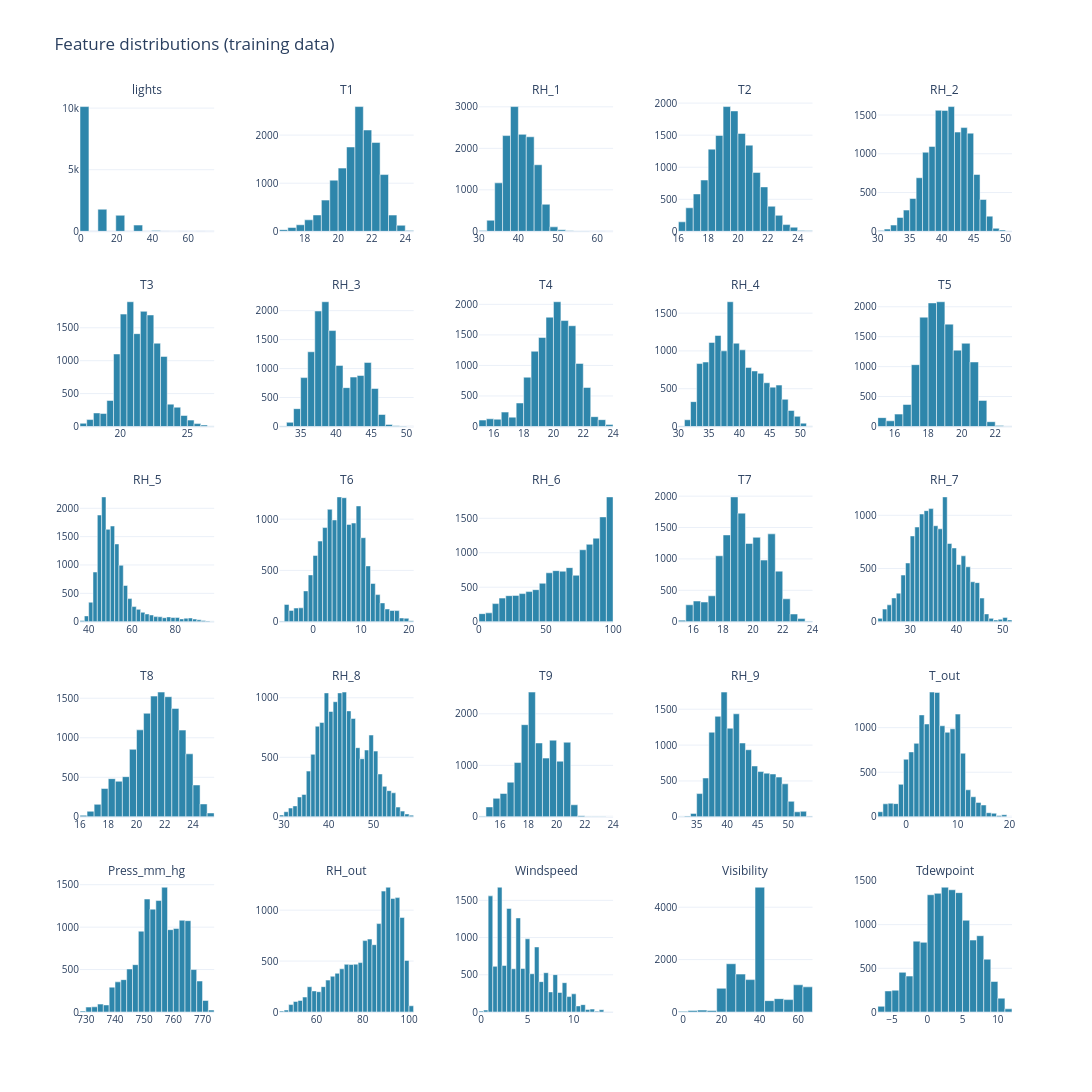

The code cell stored with this chart in its notebook:
### Markdown cell above
### B. Feature distributions

### Code cell
features = train_df.drop(columns=['date', 'Appliances', 'rv1', 'rv2'])

fig = px.histogram(features.melt(), x='value', facet_col='variable',
                   facet_col_wrap=5, nbins=30,
                   facet_col_spacing=0.07, facet_row_spacing=0.07,
                   width=1200, height=1300,
                   title='Feature distributions (training data)')
fig.update_traces(bingroup=None, marker_line_color='white', marker_line_width=0.5)
fig.update_xaxes(matches=None, showticklabels=True, title=None, tickfont_size=10)
fig.update_yaxes(matches=None, showticklabels=True, title=None, tickfont_size=10)
fig.for_each_annotation(lambda a: a.update(text=a.text.split('=')[-1]))
fig.update_layout(showlegend=False)
fig.show()

### Figure 1 — Plotly figure (JSON) as saved in the notebook; plotly's stock layout.template omitted (floating-point values rounded to 4 significant figures; data arrays with more than 128 entries replaced by an {"elided": "..."} marker saying what was removed)
{"data": [{"hovertemplate": "variable=lights<br>value=%{x}<br>count=%{y}<extra></extra>", "legendgroup": "", "marker": {"color": "#2E86AB", "line": {"color": "white", "width": 0.5}, "pattern": {"shape": ""}}, "name": "", "nbinsx": 30, "orientation": "v", "showlegend": false, "type": "histogram", "x": {"elided": "13814 float values"}, "xaxis": "x21", "yaxis": "y21"}, {"hovertemplate": "variable=T1<br>value=%{x}<br>count=%{y}<extra></extra>", "legendgroup": "", "marker": {"color": "#2E86AB", "line": {"color": "white", "width": 0.5}, "pattern": {"shape": ""}}, "name": "", "nbinsx": 30, "orientation": "v", "showlegend": false, "type": "histogram", "x": {"elided": "13814 float values"}, "xaxis": "x22", "yaxis": "y22"}, {"hovertemplate": "variable=RH_1<br>value=%{x}<br>count=%{y}<extra></extra>", "legendgroup": "", "marker": {"color": "#2E86AB", "line": {"color": "white", "width": 0.5}, "pattern": {"shape": ""}}, "name": "", "nbinsx": 30, "orientation": "v", "showlegend": false, "type": "histogram", "x": {"elided": "13814 float values"}, "xaxis": "x23", "yaxis": "y23"}, {"hovertemplate": "variable=T2<br>value=%{x}<br>count=%{y}<extra></extra>", "legendgroup": "", "marker": {"color": "#2E86AB", "line": {"color": "white", "width": 0.5}, "pattern": {"shape": ""}}, "name": "", "nbinsx": 30, "orientation": "v", "showlegend": false, "type": "histogram", "x": {"elided": "13814 float values"}, "xaxis": "x24", "yaxis": "y24"}, {"hovertemplate": "variable=RH_2<br>value=%{x}<br>count=%{y}<extra></extra>", "legendgroup": "", "marker": {"color": "#2E86AB", "line": {"color": "white", "width": 0.5}, "pattern": {"shape": ""}}, "name": "", "nbinsx": 30, "orientation": "v", "showlegend": false, "type": "histogram", "x": {"elided": "13814 float values"}, "xaxis": "x25", "yaxis": "y25"}, {"hovertemplate": "variable=T3<br>value=%{x}<br>count=%{y}<extra></extra>", "legendgroup": "", "marker": {"color": "#2E86AB", "line": {"color": "white", "width": 0.5}, "pattern": {"shape": ""}}, "name": "", "nbinsx": 30, "orientation": "v", "showlegend": false, "type": "histogram", "x": {"elided": "13814 float values"}, "xaxis": "x16", "yaxis": "y16"}, {"hovertemplate": "variable=RH_3<br>value=%{x}<br>count=%{y}<extra></extra>", "legendgroup": "", "marker": {"color": "#2E86AB", "line": {"color": "white", "width": 0.5}, "pattern": {"shape": ""}}, "name": "", "nbinsx": 30, "orientation": "v", "showlegend": false, "type": "histogram", "x": {"elided": "13814 float values"}, "xaxis": "x17", "yaxis": "y17"}, {"hovertemplate": "variable=T4<br>value=%{x}<br>count=%{y}<extra></extra>", "legendgroup": "", "marker": {"color": "#2E86AB", "line": {"color": "white", "width": 0.5}, "pattern": {"shape": ""}}, "name": "", "nbinsx": 30, "orientation": "v", "showlegend": false, "type": "histogram", "x": {"elided": "13814 float values"}, "xaxis": "x18", "yaxis": "y18"}, {"hovertemplate": "variable=RH_4<br>value=%{x}<br>count=%{y}<extra></extra>", "legendgroup": "", "marker": {"color": "#2E86AB", "line": {"color": "white", "width": 0.5}, "pattern": {"shape": ""}}, "name": "", "nbinsx": 30, "orientation": "v", "showlegend": false, "type": "histogram", "x": {"elided": "13814 float values"}, "xaxis": "x19", "yaxis": "y19"}, {"hovertemplate": "variable=T5<br>value=%{x}<br>count=%{y}<extra></extra>", "legendgroup": "", "marker": {"color": "#2E86AB", "line": {"color": "white", "width": 0.5}, "pattern": {"shape": ""}}, "name": "", "nbinsx": 30, "orientation": "v", "showlegend": false, "type": "histogram", "x": {"elided": "13814 float values"}, "xaxis": "x20", "yaxis": "y20"}, {"hovertemplate": "variable=RH_5<br>value=%{x}<br>count=%{y}<extra></extra>", "legendgroup": "", "marker": {"color": "#2E86AB", "line": {"color": "white", "width": 0.5}, "pattern": {"shape": ""}}, "name": "", "nbinsx": 30, "orientation": "v", "showlegend": false, "type": "histogram", "x": {"elided": "13814 float values"}, "xaxis": "x11", "yaxis": "y11"}, {"hovertemplate": "variable=T6<br>value=%{x}<br>count=%{y}<extra></extra>", "legendgroup": "", "marker": {"color": "#2E86AB", "line": {"color": "white", "width": 0.5}, "pattern": {"shape": ""}}, "name": "", "nbinsx": 30, "orientation": "v", "showlegend": false, "type": "histogram", "x": {"elided": "13814 float values"}, "xaxis": "x12", "yaxis": "y12"}, {"hovertemplate": "variable=RH_6<br>value=%{x}<br>count=%{y}<extra></extra>", "legendgroup": "", "marker": {"color": "#2E86AB", "line": {"color": "white", "width": 0.5}, "pattern": {"shape": ""}}, "name": "", "nbinsx": 30, "orientation": "v", "showlegend": false, "type": "histogram", "x": {"elided": "13814 float values"}, "xaxis": "x13", "yaxis": "y13"}, {"hovertemplate": "variable=T7<br>value=%{x}<br>count=%{y}<extra></extra>", "legendgroup": "", "marker": {"color": "#2E86AB", "line": {"color": "white", "width": 0.5}, "pattern": {"shape": ""}}, "name": "", "nbinsx": 30, "orientation": "v", "showlegend": false, "type": "histogram", "x": {"elided": "13814 float values"}, "xaxis": "x14", "yaxis": "y14"}, {"hovertemplate": "variable=RH_7<br>value=%{x}<br>count=%{y}<extra></extra>", "legendgroup": "", "marker": {"color": "#2E86AB", "line": {"color": "white", "width": 0.5}, "pattern": {"shape": ""}}, "name": "", "nbinsx": 30, "orientation": "v", "showlegend": false, "type": "histogram", "x": {"elided": "13814 float values"}, "xaxis": "x15", "yaxis": "y15"}, {"hovertemplate": "variable=T8<br>value=%{x}<br>count=%{y}<extra></extra>", "legendgroup": "", "marker": {"color": "#2E86AB", "line": {"color": "white", "width": 0.5}, "pattern": {"shape": ""}}, "name": "", "nbinsx": 30, "orientation": "v", "showlegend": false, "type": "histogram", "x": {"elided": "13814 float values"}, "xaxis": "x6", "yaxis": "y6"}, {"hovertemplate": "variable=RH_8<br>value=%{x}<br>count=%{y}<extra></extra>", "legendgroup": "", "marker": {"color": "#2E86AB", "line": {"color": "white", "width": 0.5}, "pattern": {"shape": ""}}, "name": "", "nbinsx": 30, "orientation": "v", "showlegend": false, "type": "histogram", "x": {"elided": "13814 float values"}, "xaxis": "x7", "yaxis": "y7"}, {"hovertemplate": "variable=T9<br>value=%{x}<br>count=%{y}<extra></extra>", "legendgroup": "", "marker": {"color": "#2E86AB", "line": {"color": "white", "width": 0.5}, "pattern": {"shape": ""}}, "name": "", "nbinsx": 30, "orientation": "v", "showlegend": false, "type": "histogram", "x": {"elided": "13814 float values"}, "xaxis": "x8", "yaxis": "y8"}, {"hovertemplate": "variable=RH_9<br>value=%{x}<br>count=%{y}<extra></extra>", "legendgroup": "", "marker": {"color": "#2E86AB", "line": {"color": "white", "width": 0.5}, "pattern": {"shape": ""}}, "name": "", "nbinsx": 30, "orientation": "v", "showlegend": false, "type": "histogram", "x": {"elided": "13814 float values"}, "xaxis": "x9", "yaxis": "y9"}, {"hovertemplate": "variable=T_out<br>value=%{x}<br>count=%{y}<extra></extra>", "legendgroup": "", "marker": {"color": "#2E86AB", "line": {"color": "white", "width": 0.5}, "pattern": {"shape": ""}}, "name": "", "nbinsx": 30, "orientation": "v", "showlegend": false, "type": "histogram", "x": {"elided": "13814 float values"}, "xaxis": "x10", "yaxis": "y10"}, {"hovertemplate": "variable=Press_mm_hg<br>value=%{x}<br>count=%{y}<extra></extra>", "legendgroup": "", "marker": {"color": "#2E86AB", "line": {"color": "white", "width": 0.5}, "pattern": {"shape": ""}}, "name": "", "nbinsx": 30, "orientation": "v", "showlegend": false, "type": "histogram", "x": {"elided": "13814 float values"}, "xaxis": "x", "yaxis": "y"}, {"hovertemplate": "variable=RH_out<br>value=%{x}<br>count=%{y}<extra></extra>", "legendgroup": "", "marker": {"color": "#2E86AB", "line": {"color": "white", "width": 0.5}, "pattern": {"shape": ""}}, "name": "", "nbinsx": 30, "orientation": "v", "showlegend": false, "type": "histogram", "x": {"elided": "13814 float values"}, "xaxis": "x2", "yaxis": "y2"}, {"hovertemplate": "variable=Windspeed<br>value=%{x}<br>count=%{y}<extra></extra>", "legendgroup": "", "marker": {"color": "#2E86AB", "line": {"color": "white", "width": 0.5}, "pattern": {"shape": ""}}, "name": "", "nbinsx": 30, "orientation": "v", "showlegend": false, "type": "histogram", "x": {"elided": "13814 float values"}, "xaxis": "x3", "yaxis": "y3"}, {"hovertemplate": "variable=Visibility<br>value=%{x}<br>count=%{y}<extra></extra>", "legendgroup": "", "marker": {"color": "#2E86AB", "line": {"color": "white", "width": 0.5}, "pattern": {"shape": ""}}, "name": "", "nbinsx": 30, "orientation": "v", "showlegend": false, "type": "histogram", "x": {"elided": "13814 float values"}, "xaxis": "x4", "yaxis": "y4"}, {"hovertemplate": "variable=Tdewpoint<br>value=%{x}<br>count=%{y}<extra></extra>", "legendgroup": "", "marker": {"color": "#2E86AB", "line": {"color": "white", "width": 0.5}, "pattern": {"shape": ""}}, "name": "", "nbinsx": 30, "orientation": "v", "showlegend": false, "type": "histogram", "x": {"elided": "13814 float values"}, "xaxis": "x5", "yaxis": "y5"}], "layout": {"annotations": [{"font": {}, "showarrow": false, "text": "Press_mm_hg", "x": 0.072, "xanchor": "center", "xref": "paper", "y": 0.144, "yanchor": "bottom", "yref": "paper"}, {"font": {}, "showarrow": false, "text": "RH_out", "x": 0.286, "xanchor": "center", "xref": "paper", "y": 0.144, "yanchor": "bottom", "yref": "paper"}, {"font": {}, "showarrow": false, "text": "Windspeed", "x": 0.5, "xanchor": "center", "xref": "paper", "y": 0.144, "yanchor": "bottom", "yref": "paper"}, {"font": {}, "showarrow": false, "text": "Visibility", "x": 0.714, "xanchor": "center", "xref": "paper", "y": 0.144, "yanchor": "bottom", "yref": "paper"}, {"font": {}, "showarrow": false, "text": "Tdewpoint", "x": 0.928, "xanchor": "center", "xref": "paper", "y": 0.144, "yanchor": "bottom", "yref": "paper"}, {"font": {}, "showarrow": false, "text": "T8", "x": 0.072, "xanchor": "center", "xref": "paper", "y": 0.358, "yanchor": "bottom", "yref": "paper"}, {"font": {}, "showarrow": false, "text": "RH_8", "x": 0.286, "xanchor": "center", "xref": "paper", "y": 0.358, "yanchor": "bottom", "yref": "paper"}, {"font": {}, "showarrow": false, "text": "T9", "x": 0.5, "xanchor": "center", "xref": "paper", "y": 0.358, "yanchor": "bottom", "yref": "paper"}, {"font": {}, "showarrow": false, "text": "RH_9", "x": 0.714, "xanchor": "center", "xref": "paper", "y": 0.358, "yanchor": "bottom", "yref": "paper"}, {"font": {}, "showarrow": false, "text": "T_out", "x": 0.928, "xanchor": "center", "xref": "paper", "y": 0.358, "yanchor": "bottom", "yref": "paper"}, {"font": {}, "showarrow": false, "text": "RH_5", "x": 0.072, "xanchor": "center", "xref": "paper", "y": 0.572, "yanchor": "bottom", "yref": "paper"}, {"font": {}, "showarrow": false, "text": "T6", "x": 0.286, "xanchor": "center", "xref": "paper", "y": 0.572, "yanchor": "bottom", "yref": "paper"}, {"font": {}, "showarrow": false, "text": "RH_6", "x": 0.5, "xanchor": "center", "xref": "paper", "y": 0.572, "yanchor": "bottom", "yref": "paper"}, {"font": {}, "showarrow": false, "text": "T7", "x": 0.714, "xanchor": "center", "xref": "paper", "y": 0.572, "yanchor": "bottom", "yref": "paper"}, {"font": {}, "showarrow": false, "text": "RH_7", "x": 0.928, "xanchor": "center", "xref": "paper", "y": 0.572, "yanchor": "bottom", "yref": "paper"}, {"font": {}, "showarrow": false, "text": "T3", "x": 0.072, "xanchor": "center", "xref": "paper", "y": 0.786, "yanchor": "bottom", "yref": "paper"}, {"font": {}, "showarrow": false, "text": "RH_3", "x": 0.286, "xanchor": "center", "xref": "paper", "y": 0.786, "yanchor": "bottom", "yref": "paper"}, {"font": {}, "showarrow": false, "text": "T4", "x": 0.5, "xanchor": "center", "xref": "paper", "y": 0.786, "yanchor": "bottom", "yref": "paper"}, {"font": {}, "showarrow": false, "text": "RH_4", "x": 0.714, "xanchor": "center", "xref": "paper", "y": 0.786, "yanchor": "bottom", "yref": "paper"}, {"font": {}, "showarrow": false, "text": "T5", "x": 0.928, "xanchor": "center", "xref": "paper", "y": 0.786, "yanchor": "bottom", "yref": "paper"}, {"font": {}, "showarrow": false, "text": "lights", "x": 0.072, "xanchor": "center", "xref": "paper", "y": 1, "yanchor": "bottom", "yref": "paper"}, {"font": {}, "showarrow": false, "text": "T1", "x": 0.286, "xanchor": "center", "xref": "paper", "y": 1, "yanchor": "bottom", "yref": "paper"}, {"font": {}, "showarrow": false, "text": "RH_1", "x": 0.5, "xanchor": "center", "xref": "paper", "y": 1, "yanchor": "bottom", "yref": "paper"}, {"font": {}, "showarrow": false, "text": "T2", "x": 0.714, "xanchor": "center", "xref": "paper", "y": 1, "yanchor": "bottom", "yref": "paper"}, {"font": {}, "showarrow": false, "text": "RH_2", "x": 0.928, "xanchor": "center", "xref": "paper", "y": 1, "yanchor": "bottom", "yref": "paper"}], "barmode": "relative", "height": 1300, "legend": {"tracegroupgap": 0}, "showlegend": false, "title": {"text": "Feature distributions (training data)"}, "width": 1200, "xaxis": {"anchor": "y", "domain": [0, 0.144], "showticklabels": true, "tickfont": {"size": 10}, "title": {}}, "xaxis10": {"anchor": "y10", "domain": [0.856, 1], "showticklabels": true, "tickfont": {"size": 10}, "title": {}}, "xaxis11": {"anchor": "y11", "domain": [0, 0.144], "showticklabels": true, "tickfont": {"size": 10}, "title": {}}, "xaxis12": {"anchor": "y12", "domain": [0.214, 0.358], "showticklabels": true, "tickfont": {"size": 10}, "title": {}}, "xaxis13": {"anchor": "y13", "domain": [0.428, 0.572], "showticklabels": true, "tickfont": {"size": 10}, "title": {}}, "xaxis14": {"anchor": "y14", "domain": [0.642, 0.786], "showticklabels": true, "tickfont": {"size": 10}, "title": {}}, "xaxis15": {"anchor": "y15", "domain": [0.856, 1], "showticklabels": true, "tickfont": {"size": 10}, "title": {}}, "xaxis16": {"anchor": "y16", "domain": [0, 0.144], "showticklabels": true, "tickfont": {"size": 10}, "title": {}}, "xaxis17": {"anchor": "y17", "domain": [0.214, 0.358], "showticklabels": true, "tickfont": {"size": 10}, "title": {}}, "xaxis18": {"anchor": "y18", "domain": [0.428, 0.572], "showticklabels": true, "tickfont": {"size": 10}, "title": {}}, "xaxis19": {"anchor": "y19", "domain": [0.642, 0.786], "showticklabels": true, "tickfont": {"size": 10}, "title": {}}, "xaxis2": {"anchor": "y2", "domain": [0.214, 0.358], "showticklabels": true, "tickfont": {"size": 10}, "title": {}}, "xaxis20": {"anchor": "y20", "domain": [0.856, 1], "showticklabels": true, "tickfont": {"size": 10}, "title": {}}, "xaxis21": {"anchor": "y21", "domain": [0, 0.144], "showticklabels": true, "tickfont": {"size": 10}, "title": {}}, "xaxis22": {"anchor": "y22", "domain": [0.214, 0.358], "showticklabels": true, "tickfont": {"size": 10}, "title": {}}, "xaxis23": {"anchor": "y23", "domain": [0.428, 0.572], "showticklabels": true, "tickfont": {"size": 10}, "title": {}}, "xaxis24": {"anchor": "y24", "domain": [0.642, 0.786], "showticklabels": true, "tickfont": {"size": 10}, "title": {}}, "xaxis25": {"anchor": "y25", "domain": [0.856, 1], "showticklabels": true, "tickfont": {"size": 10}, "title": {}}, "xaxis3": {"anchor": "y3", "domain": [0.428, 0.572], "showticklabels": true, "tickfont": {"size": 10}, "title": {}}, "xaxis4": {"anchor": "y4", "domain": [0.642, 0.786], "showticklabels": true, "tickfont": {"size": 10}, "title": {}}, "xaxis5": {"anchor": "y5", "domain": [0.856, 1], "showticklabels": true, "tickfont": {"size": 10}, "title": {}}, "xaxis6": {"anchor": "y6", "domain": [0, 0.144], "showticklabels": true, "tickfont": {"size": 10}, "title": {}}, "xaxis7": {"anchor": "y7", "domain": [0.214, 0.358], "showticklabels": true, "tickfont": {"size": 10}, "title": {}}, "xaxis8": {"anchor": "y8", "domain": [0.428, 0.572], "showticklabels": true, "tickfont": {"size": 10}, "title": {}}, "xaxis9": {"anchor": "y9", "domain": [0.642, 0.786], "showticklabels": true, "tickfont": {"size": 10}, "title": {}}, "yaxis": {"anchor": "x", "domain": [0, 0.144], "showticklabels": true, "tickfont": {"size": 10}, "title": {}}, "yaxis10": {"anchor": "x10", "domain": [0.214, 0.358], "showticklabels": true, "tickfont": {"size": 10}, "title": {}}, "yaxis11": {"anchor": "x11", "domain": [0.428, 0.572], "showticklabels": true, "tickfont": {"size": 10}, "title": {}}, "yaxis12": {"anchor": "x12", "domain": [0.428, 0.572], "showticklabels": true, "tickfont": {"size": 10}, "title": {}}, "yaxis13": {"anchor": "x13", "domain": [0.428, 0.572], "showticklabels": true, "tickfont": {"size": 10}, "title": {}}, "yaxis14": {"anchor": "x14", "domain": [0.428, 0.572], "showticklabels": true, "tickfont": {"size": 10}, "title": {}}, "yaxis15": {"anchor": "x15", "domain": [0.428, 0.572], "showticklabels": true, "tickfont": {"size": 10}, "title": {}}, "yaxis16": {"anchor": "x16", "domain": [0.642, 0.786], "showticklabels": true, "tickfont": {"size": 10}, "title": {}}, "yaxis17": {"anchor": "x17", "domain": [0.642, 0.786], "showticklabels": true, "tickfont": {"size": 10}, "title": {}}, "yaxis18": {"anchor": "x18", "domain": [0.642, 0.786], "showticklabels": true, "tickfont": {"size": 10}, "title": {}}, "yaxis19": {"anchor": "x19", "domain": [0.642, 0.786], "showticklabels": true, "tickfont": {"size": 10}, "title": {}}, "yaxis2": {"anchor": "x2", "domain": [0, 0.144], "showticklabels": true, "tickfont": {"size": 10}, "title": {}}, "yaxis20": {"anchor": "x20", "domain": [0.642, 0.786], "showticklabels": true, "tickfont": {"size": 10}, "title": {}}, "yaxis21": {"anchor": "x21", "domain": [0.856, 1], "showticklabels": true, "tickfont": {"size": 10}, "title": {}}, "yaxis22": {"anchor": "x22", "domain": [0.856, 1], "showticklabels": true, "tickfont": {"size": 10}, "title": {}}, "yaxis23": {"anchor": "x23", "domain": [0.856, 1], "showticklabels": true, "tickfont": {"size": 10}, "title": {}}, "yaxis24": {"anchor": "x24", "domain": [0.856, 1], "showticklabels": true, "tickfont": {"size": 10}, "title": {}}, "yaxis25": {"anchor": "x25", "domain": [0.856, 1], "showticklabels": true, "tickfont": {"size": 10}, "title": {}}, "yaxis3": {"anchor": "x3", "domain": [0, 0.144], "showticklabels": true, "tickfont": {"size": 10}, "title": {}}, "yaxis4": {"anchor": "x4", "domain": [0, 0.144], "showticklabels": true, "tickfont": {"size": 10}, "title": {}}, "yaxis5": {"anchor": "x5", "domain": [0, 0.144], "showticklabels": true, "tickfont": {"size": 10}, "title": {}}, "yaxis6": {"anchor": "x6", "domain": [0.214, 0.358], "showticklabels": true, "tickfont": {"size": 10}, "title": {}}, "yaxis7": {"anchor": "x7", "domain": [0.214, 0.358], "showticklabels": true, "tickfont": {"size": 10}, "title": {}}, "yaxis8": {"anchor": "x8", "domain": [0.214, 0.358], "showticklabels": true, "tickfont": {"size": 10}, "title": {}}, "yaxis9": {"anchor": "x9", "domain": [0.214, 0.358], "showticklabels": true, "tickfont": {"size": 10}, "title": {}}}}
